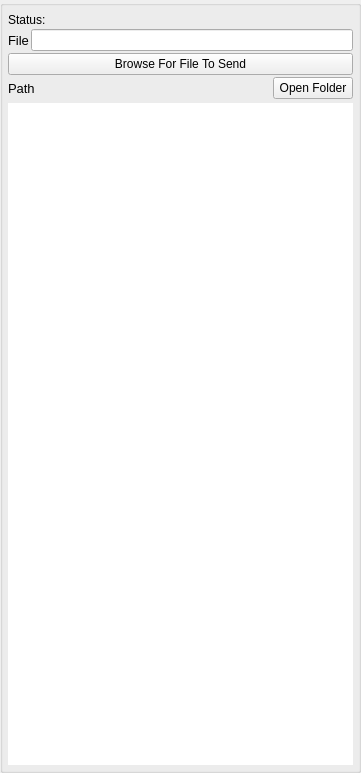
<?xml version="1.0" encoding="UTF-8"?>
<ui version="4.0">
 <class>AppletFileOfferSelectUi</class>
 <widget class="QWidget" name="AppletFileOfferSelectUi">
  <property name="windowModality">
   <enum>Qt::ApplicationModal</enum>
  </property>
  <property name="geometry">
   <rect>
    <x>0</x>
    <y>0</y>
    <width>361</width>
    <height>773</height>
   </rect>
  </property>
  <property name="sizePolicy">
   <sizepolicy hsizetype="Expanding" vsizetype="Expanding">
    <horstretch>0</horstretch>
    <verstretch>0</verstretch>
   </sizepolicy>
  </property>
  <property name="windowTitle">
   <string>Select File Offer</string>
  </property>
  <property name="windowOpacity">
   <double>1.000000000000000</double>
  </property>
  <property name="toolTip">
   <string/>
  </property>
  <layout class="QGridLayout" name="gridLayout">
   <property name="leftMargin">
    <number>0</number>
   </property>
   <property name="topMargin">
    <number>0</number>
   </property>
   <property name="rightMargin">
    <number>0</number>
   </property>
   <property name="bottomMargin">
    <number>0</number>
   </property>
   <item row="0" column="0">
    <widget class="QGroupBox" name="FileItemsBox">
     <property name="sizePolicy">
      <sizepolicy hsizetype="Expanding" vsizetype="Expanding">
       <horstretch>0</horstretch>
       <verstretch>0</verstretch>
      </sizepolicy>
     </property>
     <property name="minimumSize">
      <size>
       <width>0</width>
       <height>0</height>
      </size>
     </property>
     <property name="title">
      <string/>
     </property>
     <layout class="QVBoxLayout" name="verticalLayout">
      <property name="spacing">
       <number>2</number>
      </property>
      <property name="leftMargin">
       <number>5</number>
      </property>
      <property name="topMargin">
       <number>5</number>
      </property>
      <property name="rightMargin">
       <number>5</number>
      </property>
      <property name="bottomMargin">
       <number>5</number>
      </property>
      <item>
       <widget class="FileFilterSelectWidget" name="m_FileFilterSelectWidget" native="true">
        <property name="sizePolicy">
         <sizepolicy hsizetype="Expanding" vsizetype="Preferred">
          <horstretch>0</horstretch>
          <verstretch>0</verstretch>
         </sizepolicy>
        </property>
       </widget>
      </item>
      <item>
       <layout class="QHBoxLayout" name="horizontalLayout_2">
        <item>
         <widget class="QLabel" name="label">
          <property name="sizePolicy">
           <sizepolicy hsizetype="Minimum" vsizetype="Preferred">
            <horstretch>0</horstretch>
            <verstretch>0</verstretch>
           </sizepolicy>
          </property>
          <property name="text">
           <string>Status:</string>
          </property>
         </widget>
        </item>
        <item>
         <widget class="QLabel" name="m_StatusMsgLabel">
          <property name="sizePolicy">
           <sizepolicy hsizetype="Expanding" vsizetype="Preferred">
            <horstretch>0</horstretch>
            <verstretch>0</verstretch>
           </sizepolicy>
          </property>
          <property name="text">
           <string/>
          </property>
         </widget>
        </item>
       </layout>
      </item>
      <item>
       <layout class="QHBoxLayout" name="horizontalLayout">
        <property name="spacing">
         <number>2</number>
        </property>
        <item>
         <widget class="QLabel" name="m_FileNameLabel">
          <property name="sizePolicy">
           <sizepolicy hsizetype="Minimum" vsizetype="Preferred">
            <horstretch>0</horstretch>
            <verstretch>0</verstretch>
           </sizepolicy>
          </property>
          <property name="font">
           <font>
            <pointsize>10</pointsize>
            <bold>false</bold>
           </font>
          </property>
          <property name="text">
           <string>File</string>
          </property>
          <property name="alignment">
           <set>Qt::AlignLeading|Qt::AlignLeft|Qt::AlignVCenter</set>
          </property>
         </widget>
        </item>
        <item>
         <widget class="QLineEdit" name="m_FileNameEdit"/>
        </item>
       </layout>
      </item>
      <item>
       <widget class="VxPushButton" name="m_BrowseButton">
        <property name="text">
         <string notr="true">Browse For File To Send</string>
        </property>
       </widget>
      </item>
      <item>
       <layout class="QHBoxLayout" name="horizontalLayout_3">
        <item>
         <widget class="QLabel" name="m_FilePathLabel">
          <property name="sizePolicy">
           <sizepolicy hsizetype="Minimum" vsizetype="Preferred">
            <horstretch>0</horstretch>
            <verstretch>0</verstretch>
           </sizepolicy>
          </property>
          <property name="font">
           <font>
            <pointsize>10</pointsize>
            <bold>false</bold>
           </font>
          </property>
          <property name="text">
           <string>Path</string>
          </property>
          <property name="alignment">
           <set>Qt::AlignLeading|Qt::AlignLeft|Qt::AlignVCenter</set>
          </property>
         </widget>
        </item>
        <item>
         <widget class="QLabel" name="m_Path">
          <property name="sizePolicy">
           <sizepolicy hsizetype="Expanding" vsizetype="Preferred">
            <horstretch>0</horstretch>
            <verstretch>0</verstretch>
           </sizepolicy>
          </property>
          <property name="text">
           <string notr="true"/>
          </property>
          <property name="wordWrap">
           <bool>true</bool>
          </property>
         </widget>
        </item>
        <item>
         <widget class="QPushButton" name="m_OpenFolderButton">
          <property name="text">
           <string>Open Folder</string>
          </property>
         </widget>
        </item>
       </layout>
      </item>
      <item>
       <widget class="OfferSendWidget" name="m_OfferSendWidget" native="true">
        <property name="sizePolicy">
         <sizepolicy hsizetype="Preferred" vsizetype="Minimum">
          <horstretch>0</horstretch>
          <verstretch>0</verstretch>
         </sizepolicy>
        </property>
       </widget>
      </item>
      <item>
       <widget class="QListWidget" name="m_FileItemList">
        <property name="font">
         <font>
          <pointsize>8</pointsize>
         </font>
        </property>
        <property name="frameShape">
         <enum>QFrame::NoFrame</enum>
        </property>
        <property name="frameShadow">
         <enum>QFrame::Plain</enum>
        </property>
        <property name="lineWidth">
         <number>0</number>
        </property>
        <property name="horizontalScrollBarPolicy">
         <enum>Qt::ScrollBarAlwaysOff</enum>
        </property>
        <property name="iconSize">
         <size>
          <width>32</width>
          <height>32</height>
         </size>
        </property>
        <property name="verticalScrollMode">
         <enum>QAbstractItemView::ScrollPerPixel</enum>
        </property>
        <property name="resizeMode">
         <enum>QListView::Adjust</enum>
        </property>
        <property name="uniformItemSizes">
         <bool>true</bool>
        </property>
       </widget>
      </item>
     </layout>
    </widget>
   </item>
  </layout>
 </widget>
 <customwidgets>
  <customwidget>
   <class>VxPushButton</class>
   <extends>QPushButton</extends>
   <header>VxPushButton.h</header>
  </customwidget>
  <customwidget>
   <class>FileFilterSelectWidget</class>
   <extends>QWidget</extends>
   <header>FileFilterSelectWidget.h</header>
   <container>1</container>
  </customwidget>
  <customwidget>
   <class>OfferSendWidget</class>
   <extends>QWidget</extends>
   <header>OfferSendWidget.h</header>
   <container>1</container>
  </customwidget>
 </customwidgets>
 <resources/>
 <connections/>
</ui>
